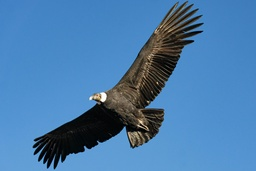
#> input picture Final/imagenes/condor.jpg, 256 x 171 px, shrunk from 2000 x 1333 before the run
$ python DBSCAN.py
#> lines starting #> are read from the running program, lines starting #| are printed output that depends on the picture
import cv2
import numpy as np
import matplotlib.pyplot as plt
from sklearn.cluster import DBSCAN
from sklearn.preprocessing import StandardScaler

# 1. Cargar la imagen
image = cv2.imread('./imagenes/condor.jpg')
#> image is the input picture: shape (171, 256, 3); mean B, G, R 171.2, 123.6, 73.4
image = cv2.cvtColor(image, cv2.COLOR_BGR2RGB)  # Convertir a RGB
plt.imshow(image)
plt.title("Imagen Original")
plt.axis('off')
plt.show()

# 2. Reducir la resolución de la imagen
scale_percent = 20  # Porcentaje de reducción (puedes ajustarlo según tus necesidades)
width = int(image.shape[1] * scale_percent / 100)
#> width = 51
height = int(image.shape[0] * scale_percent / 100)
#> height = 34
small_image = cv2.resize(image, (width, height), interpolation=cv2.INTER_AREA)
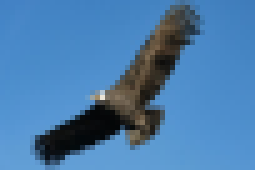
#> small_image: shape (34, 51, 3) (shown 5 times larger); mean R, G, B 73.4, 123.6, 171.2

plt.imshow(small_image)
plt.title(f"Imagen Reducida ({width}x{height})")
plt.axis('off')
plt.show()

# 3. Aplanar la imagen y normalizar los valores
pixels = small_image.reshape(-1, 3)  # Cada píxel es una fila con valores RGB
#> pixels = 1734 rows, first 8: [66, 129, 196], [67, 130, 197], [67, 130, 197], [67, 130, 197], [68, 130, 197], [70, 131, 196], [70, 131, 196], [69, 131, 196]
pixels_normalized = pixels / 255.0  # Normalizar a [0, 1]
#> pixels_normalized = 1734 rows, first 8: [0.259, 0.506, 0.769], [0.263, 0.51, 0.773], [0.263, 0.51, 0.773], [0.263, 0.51, 0.773], [0.267, 0.51, 0.773], [0.275, 0.514, 0.769], [0.275, 0.514, 0.769], [0.271, 0.514, 0.769]

# 4. Escalar los datos (opcional para mejorar el rendimiento de DBSCAN)
scaler = StandardScaler()
pixels_scaled = scaler.fit_transform(pixels_normalized)
#> pixels_scaled = 1734 rows, first 8: [-0.348, 0.136, 0.393], [-0.301, 0.162, 0.409], [-0.301, 0.162, 0.409], [-0.301, 0.162, 0.409], [-0.254, 0.162, 0.409], [-0.159, 0.187, 0.393], [-0.159, 0.187, 0.393], [-0.207, 0.187, 0.393]

# 5. Aplicar DBSCAN
eps = 0.3  # Distancia máxima entre puntos para considerarlos vecinos
min_samples = 50  # Mínimo número de puntos para formar un cluster
print(f"Aplicando DBSCAN con eps={eps}, min_samples={min_samples}...")
dbscan = DBSCAN(eps=eps, min_samples=min_samples)
labels = dbscan.fit_predict(pixels_scaled)
#> labels = 1734 values, max 1 at index 644, min -1 at index 35, mean -0.126

# 6. Reconstruir la imagen
clustered_image = labels.reshape(small_image.shape[:2])  # Forma de la imagen reducida
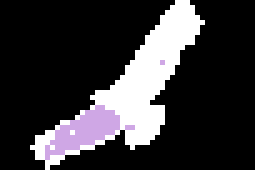
#> clustered_image: shape (34, 51) int64 (shown 5 times larger); 3 distinct labels, from -1 to 1; one colour per label, 0 black, -1 white

# 7. Asignar colores a los clusters
unique_labels = np.unique(labels)
#> unique_labels = [-1, 0, 1]
n_clusters = len(unique_labels[unique_labels >= 0])  # Excluye el ruido (-1)
#> n_clusters = 2
print(f"Número de clusters encontrados (excluyendo ruido): {n_clusters}")
#| Número de clusters encontrados (excluyendo ruido): 2

# Asignar colores aleatorios a cada cluster (y gris para ruido)
random_colors = np.random.rand(len(unique_labels), 3)
#> random_colors = [[0.549, 0.715, 0.603], [0.545, 0.424, 0.646], [0.438, 0.892, 0.964]]
#> (the run stopped early here; a loop or call above may not have finished)
